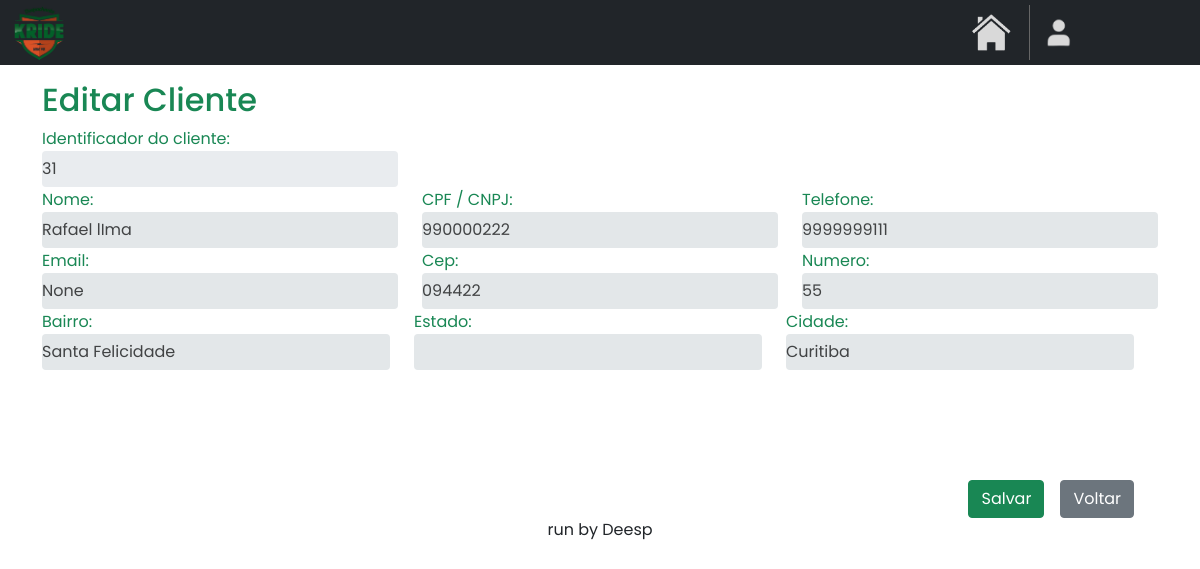
Before: /home/editar_cliente/31/ with the older database file.
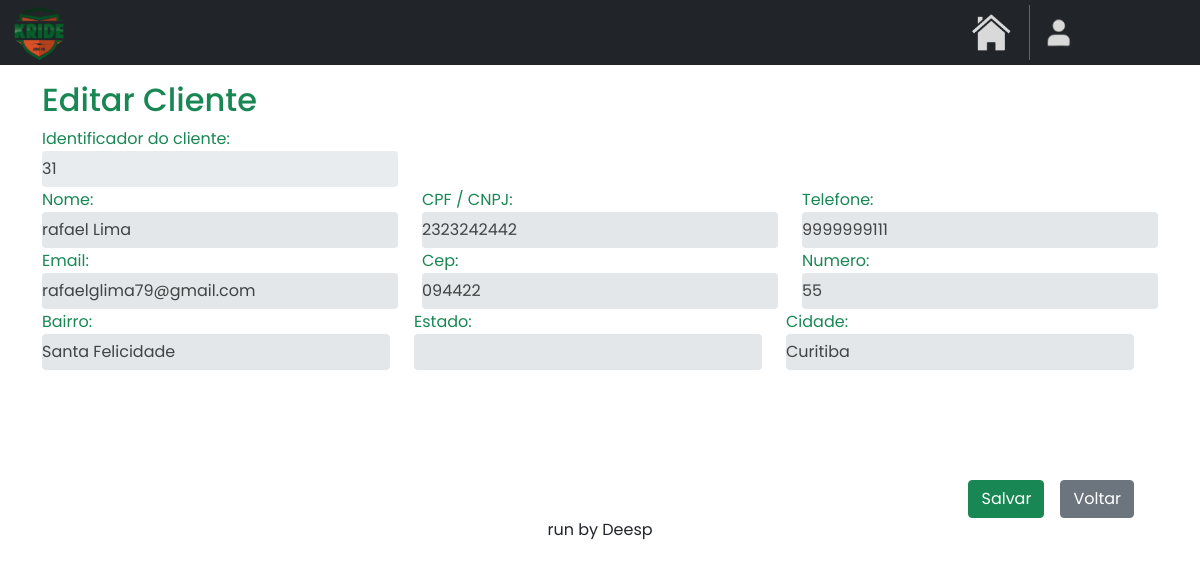
After: the same page with the newer database file.
### clientes/models.py (models this page shows)
class Cliente(models.Model):
    name = models.CharField(max_length=40)
    cpf_cnpj = models.CharField(max_length=14)
    telefone = models.CharField(max_length=11)
    cep = models.CharField(max_length=50, default='')
    bairro = models.CharField(max_length=30, default='')
    estado = models.CharField(max_length=30, default='')
    cidade = models.CharField(max_length=15, default='')
    numero = models.CharField(max_length=6, default='')
    email = models.EmailField(max_length=100, null=True, blank=True)

### clientes/views.py (the view)
# urls.py: path('editar_cliente/<str:id>/', clienteviews.editar_cliente, name='editar_cliente'),
def editar_cliente(request, id):
    cliente = get_object_or_404(Cliente, pk=id)
    return render(
        request,
        'editar_cliente.html',
        {'cliente': cliente}
    )

### clientes/templates/editar_cliente.html (shortened to what this page needs)
{% extends "base.html" %}
{% load static %}
{% block content %}
<!DOCTYPE html>
<html lang="en">
<head>
    <link href="https://cdn.jsdelivr.net/npm/bootstrap@5.0.2/dist/css/bootstrap.min.css" rel="stylesheet">
</head>
<body>
    <div class="container mt-3 custom-container">
        <div class="d-flex justify-content-start align-items-center">
            <h2 class="me-auto text-success">Editar Cliente</h2>
        </div>
    </div>
    <div class="container">
        <form id="formedicao" action="{% url 'form_edicao_cliente' %}" method="post" enctype="multipart/form-data">{% csrf_token %}
            <div class="row">
                <div class="col-md-4 form-group">
                    <label class="text-success">Identificador do cliente:</label>
                    <input type="text" name="id_cliente" class="form-control readonly-input" value="{{ cliente.id }}" readonly>
                </div>
            </div>
            <div class="row" style="margin-top: -15px;">
                <div class="col-md-4 form-group">
                    <label class="text-success">Nome:</label>
                    <input type="text" name="name" class="form-control readonly-input" value="{{ cliente.name }}">
                </div>
                <div class="col-md-4 form-group">
                    <label class="text-success">CPF / CNPJ:</label>
                    <input type="number" name="cpfcnpj" class="form-control readonly-input" value="{{ cliente.cpf_cnpj }}">
                </div>
                <div class="col-md-4 form-group">
                    <label class="text-success">Telefone:</label>
                    <input type="number" name="telefone" class="form-control readonly-input" value="{{ cliente.telefone }}">
                </div>
            </div>
            <div class="row" style="margin-top: -15px;">
                <div class="col-md-4 form-group">
                    <label class="text-success">Email:</label>
                    <input type="email" name="email" class="form-control readonly-input" value="{{ cliente.email }}">
                </div>
                <div class="col-md-4 form-group">
                    <label class="text-success">Cep:</label>
                    <input type="number" name="cep" class="form-control readonly-input" value="{{ cliente.cep }}">
                </div>
                <div class="col-md-4 form-group">
                    <label class="text-success">Numero:</label>
                    <input type="number" name="numero" class="form-control readonly-input" value="{{ cliente.numero }}">
                </div>
            <div class="row" style="margin-top: -15px;">
                <div class="col-md-4 form-group">
                    <label class="text-success">Bairro:</label>
                    <input type="text" name="bairro" class="form-control readonly-input" value="{{ cliente.bairro }}">
                </div>
                <div class="col-md-4 form-group">
                    <label class="text-success">Estado:</label>
                    <input type="text" name="estado" class="form-control readonly-input" value="{{ cliente.estado }}">
                </div>
                <div class="col-md-4 form-group">
                    <label class="text-success">Cidade:</label>
                    <input type="text" name="cidade" class="form-control readonly-input" value="{{ cliente.cidade }}">
                </div>
            </div>
            <div class="d-flex justify-content-end align-items-center" style="margin-top: 70px;">
                <button type="submit" class="btn btn-success me-3 mt-4">Salvar</button>
                <a href="{% url 'clientes' %}" class="btn btn-secondary me-4 mt-4">Voltar</a>
            </div>
        </form>
    </div>
</body>
</html>
{% endblock %}

Changed rows visible on the page:
changed Cliente "Santa Felicidade": name "Rafael lIma" → "rafael Lima"; cpfcnpj "990000222" → "2323242442"; email "None" → "rafaelglima79@gmail.com"
